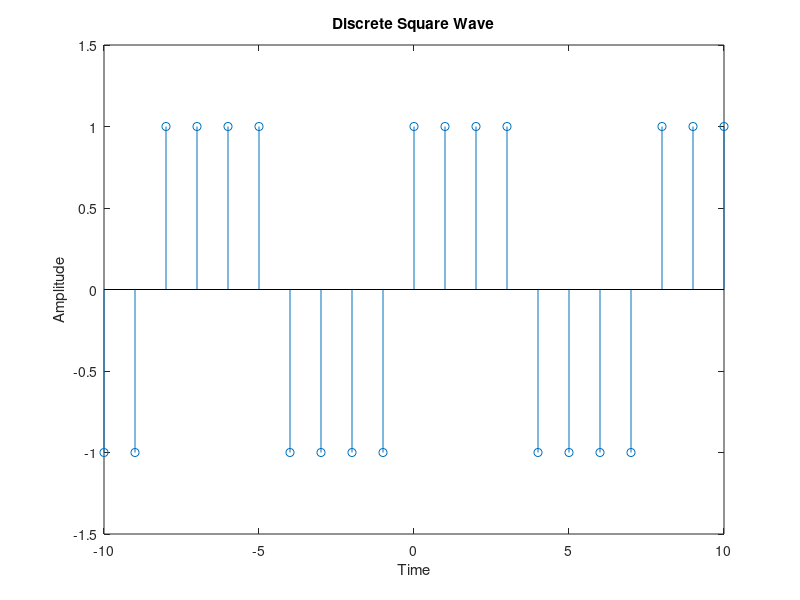

Reproduce this figure in MATLAB.
% Discrete wave is also considered periodic signal, or we can say discrete square wave


% Generating a discrete square wave is quite similar with sinusodial or square wave itself
% One difference is the time vector must be discrete not linspace

% Define a time vector 
t = -10:10;     %-> or you can also add steps to the time vector like this t = 0:0.1:100

% Define the Ampiltude and Omega(frequency Hz)
A = 1;
w = pi/4;

% Define square wave function
func_square = A*square(w*t);

% Plot the square wave.  For plotting discrete waves we use stem(x) function !
stem(t, func_square);
xlabel('Time');
ylabel('Amplitude');
title('Discrete Square Wave');

% You can give y-axis a manual value limit for better view
ylim([-1.5 1.5]);



